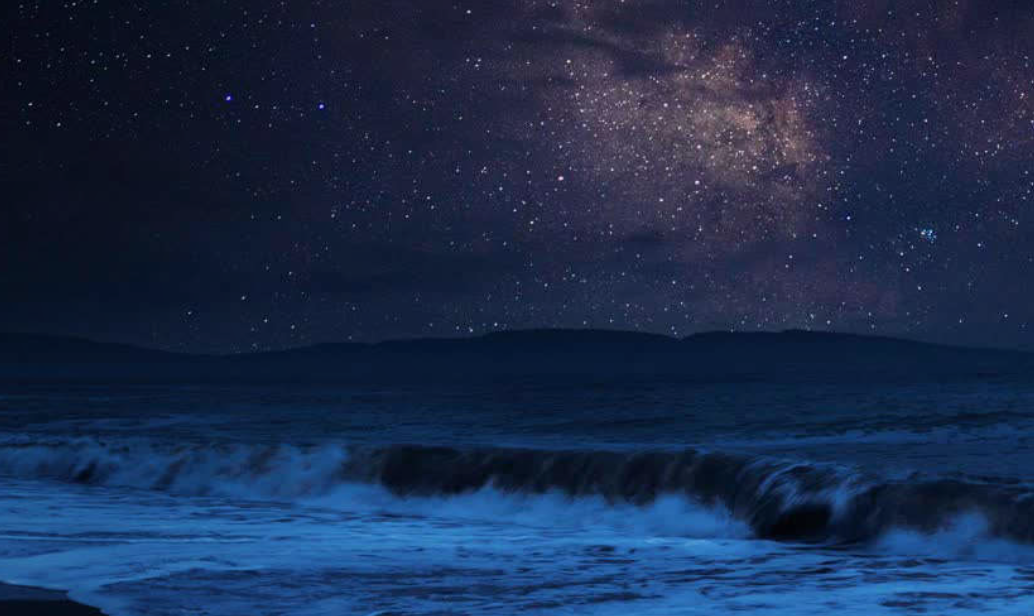
#> input picture 01-python/02-OpenCV/test.png, 1034 x 616 px
$ jupyter execute Day05.ipynb
#> lines starting #> are read from the running program, lines starting #| are printed output that depends on the picture; after the words box and inside, x2 and y2 are one past the last pixel; in counts of white or black regions, pixels touching at a corner belong together
# 特征检测

[cell 1]
import cv2 as cv
import numpy as np

## Harris 角点

[cell 2]
# cv.cornerHarris(img,dst,blockSize,ksize,k)

img =cv.imread('test.png')
#> img is the input picture: shape (616, 1034, 3); mean B, G, R 76.5, 43.9, 26.7
blockSize=2
ksize=3
k=0.04
#灰度化
gray = cv.cvtColor(img,cv.COLOR_BGR2GRAY)
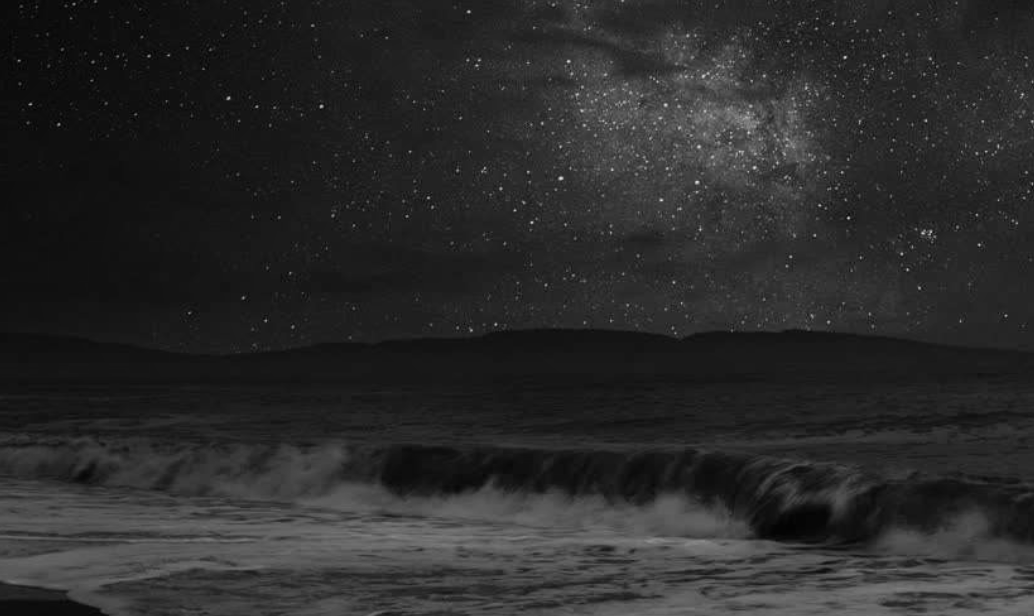
#> gray: shape (616, 1034); min 2, max 220, mean 42.5

dst =cv.cornerHarris(gray,blockSize,ksize,k)

img[dst>0.01*dst.max()] =[0,0,255]
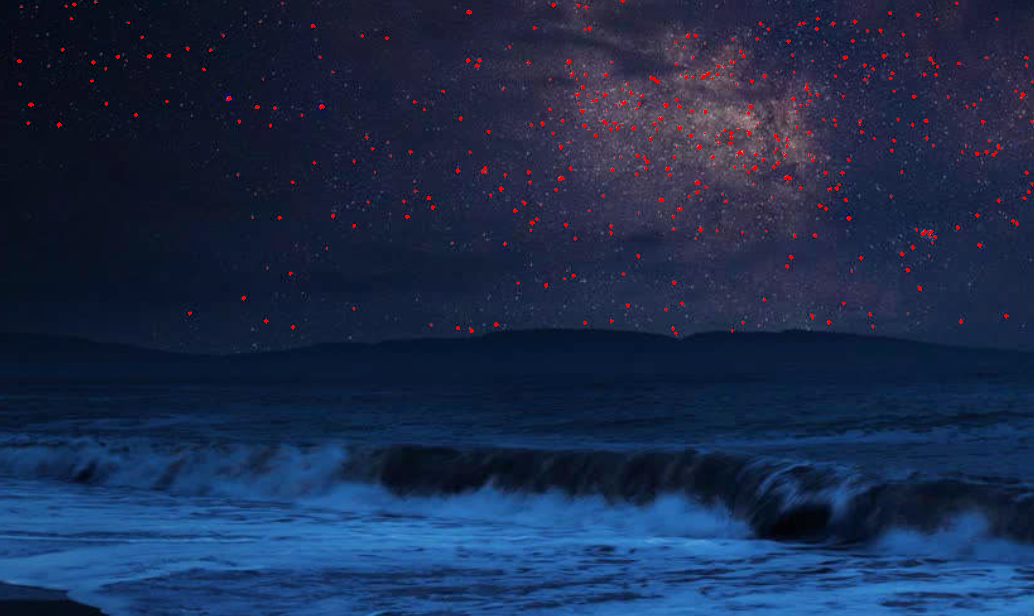
#> img: shape (616, 1034, 3); 0.61% of pixels changed, all inside (x1, y1, x2, y2) = (17, 0, 1033, 336)

cv.imshow('img',img)
cv.waitKey(0)

## shi -Tomasi 角点

[cell 3]
# cv.goodFeaturesToTrack()

## SIFT(尺度变换特征变换)
Harris 缺点 图片放缩导致 特征点变动

* 关键点：位置、大小、方向
* 描述子 ：关键点周围对其有贡献的像素点的一组向量值

[cell 4]
img =cv.imread('test.png')

#灰度化
gray = cv.cvtColor(img,cv.COLOR_BGR2GRAY)
# 创建sift
sift = cv.SIFT.create()
# 检测 kepoints，描述子
kp,des = sift.detectAndCompute(gray,None)
#> kp = 1001 keypoints; strongest (x, y, size): (561, 178, 2.7), (845, 57, 2), (848, 218, 1.9), (228, 98, 2.3)
# print(des)
# 绘制kp
cv.drawKeypoints(gray,kp,img)
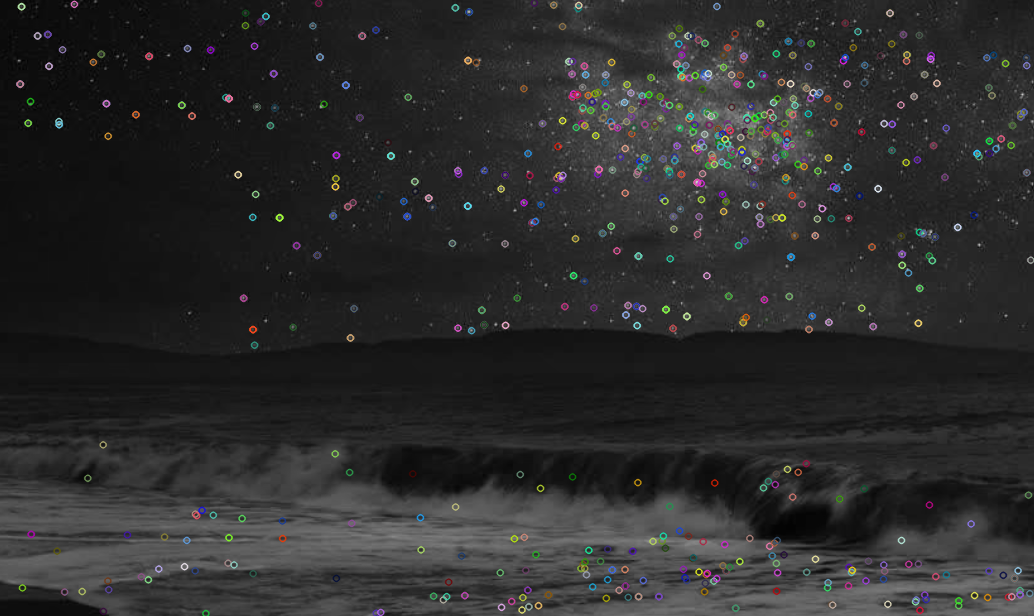
#> img: shape (616, 1034, 3); mean B, G, R 44.2, 44.2, 44.2

cv.imshow('img',img)
cv.waitKey(0)
